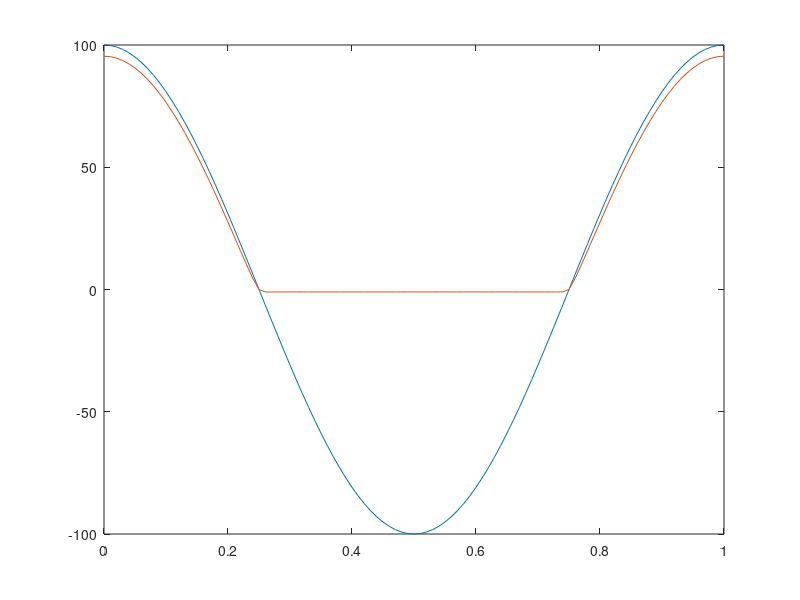

Write MATLAB code to recreate this figure.
function lab5
global E R i0 a
R = 1; i0 = 1; a = 1;
t=0:0.01:1;
Et=100*cos(2*pi*t);
Urt = [];
for E = Et
    Ur = newmet5;
    Urt = [Urt,Ur];
end
plot(t,Et,t,Urt)

function x0 = newmet5(x0,epsilon)
if nargin == 0
    x0=0;
    epsilon = 1e-3;
end
delta = funx(x0)/fund(x0);
while abs(delta) > epsilon
    delta = funx(x0)/fund(x0);
    x0=x0-delta;
end

function fx = funx(UR)
global E R i0 a
%i0 =1; a=1; E=1; R=1;
fx = i0*(exp(a*(E-UR))-1)-(UR/R);

function fx = fund(UR)
global E R i0 a
%funx atvasinajums
%a=1; i0=1; E=1; R=1;
fx = - 1/R - a*i0*exp(a*(E - UR));